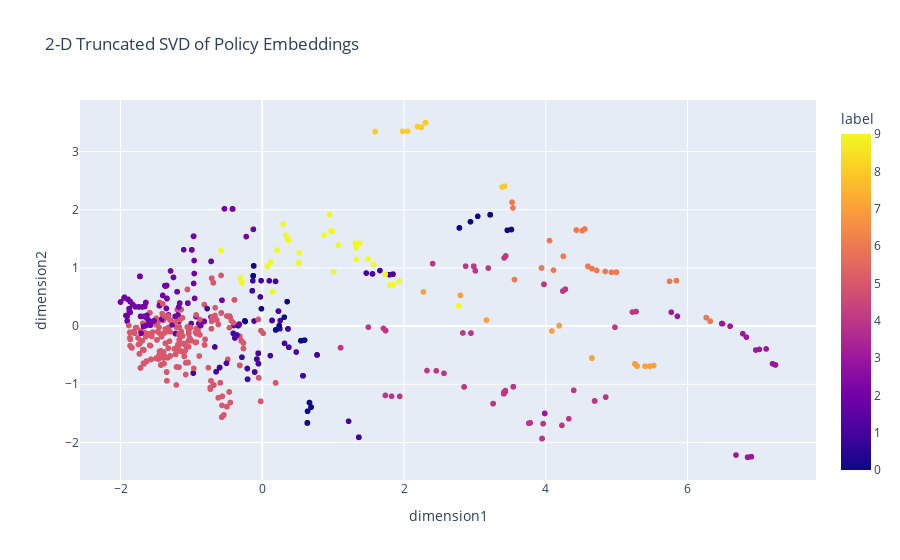

Notebook cell for this chart:
### Code cell
svd = TruncatedSVD(n_components=2, algorithm='randomized',
                   random_state=0)
svd_data = svd.fit_transform(X)

df_svd = pd.DataFrame()
df_svd["label"] = best_preds
df_svd["dimension1"] = svd_data[:, 0]
df_svd["dimension2"] = svd_data[:, 1]
fig = px.scatter(df_pca, x="dimension1", y="dimension2",  color="label", title="2-D Truncated SVD of Policy Embeddings")
fig.show()

### Figure 1 — Plotly figure (JSON) as saved in the notebook; plotly's stock layout.template omitted (floating-point values rounded to 4 significant figures; data arrays with more than 128 entries replaced by an {"elided": "..."} marker saying what was removed)
{"data": [{"hovertemplate": "dimension1=%{x}<br>dimension2=%{y}<br>label=%{marker.color}<extra></extra>", "legendgroup": "", "marker": {"color": {"elided": "1500 int values"}, "coloraxis": "coloraxis", "symbol": "circle"}, "mode": "markers", "name": "", "showlegend": false, "type": "scattergl", "x": {"elided": "1500 float values"}, "xaxis": "x", "y": {"elided": "1500 float values"}, "yaxis": "y"}], "layout": {"coloraxis": {"colorbar": {"title": {"text": "label"}}, "colorscale": [[0, "#0d0887"], [0.1111, "#46039f"], [0.2222, "#7201a8"], [0.3333, "#9c179e"], [0.4444, "#bd3786"], [0.5556, "#d8576b"], [0.6667, "#ed7953"], [0.7778, "#fb9f3a"], [0.8889, "#fdca26"], [1, "#f0f921"]]}, "legend": {"tracegroupgap": 0}, "title": {"text": "2-D Truncated SVD of Policy Embeddings"}, "xaxis": {"anchor": "y", "domain": [0, 1], "title": {"text": "dimension1"}}, "yaxis": {"anchor": "x", "domain": [0, 1], "title": {"text": "dimension2"}}}}
